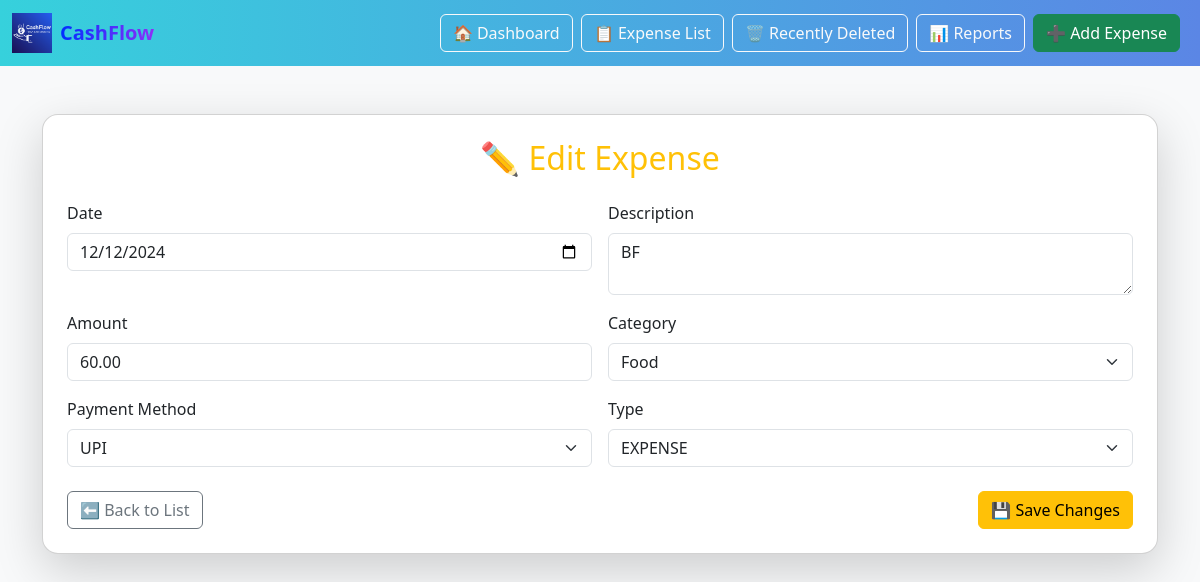
The app's page /edit/10/ with its own data.
### expenses/models.py (models this page shows, shortened)
class Expense(models.Model):
    CATEGORY_CHOICES = [
        ('food', 'Food'),
        ('travel', 'Travel'),
        ('shopping', 'Shopping'),
        ('entertainment', 'Entertainment'),
        ('other', 'Other'),
    ]
    PAYMENT_CHOICES = [
        ('cash', 'CASH'),
        ('card', 'CARD'),
        ('upi', 'UPI'),
    ]
    TYPE_CHOICES = [
        ('expense', 'EXPENSE'),
        ('income', 'INCOME'),
    ]
    description = models.CharField(max_length=255)
    amount = models.DecimalField(max_digits=10, decimal_places=2)
    category = models.CharField(max_length=50, choices=CATEGORY_CHOICES)
    payment_method = models.CharField(max_length=50, choices=PAYMENT_CHOICES, default='upi')
    type = models.CharField(max_length=10, choices=TYPE_CHOICES, default='expense')
    date = models.DateField()
    is_deleted = models.BooleanField(default=False)

### expenses/views.py (the view)
# urls.py: path("edit/<str:expense_id>/", views.edit_expense, name="edit_expense"),
def edit_expense(request, expense_id):
    expense = get_object_or_404(Expense, id=expense_id)
    if request.method == 'POST':
        form = ExpenseForm(request.POST, instance=expense)
        if form.is_valid():
            form.save()
            return redirect('expense_list')
    else:
        form = ExpenseForm(instance=expense)
    return render(request, 'expenses/edit_expense.html', {'form': form})

### expenses/forms.py
class ExpenseForm(forms.ModelForm):
    class Meta:
        model = Expense
        fields = ['date', 'category', 'description', 'payment_method', 'amount', 'type']
        widgets = {
            'date': forms.DateInput(attrs={'type': 'date'}),
            'description': forms.Textarea(attrs={'rows': 2}),
        }

### expenses/templates/expenses/edit_expense.html (shortened to what this page needs)
{% load widget_tweaks %}
{% load static %}
<!DOCTYPE html>
<html lang="en">
<head>
    <link href="https://cdn.jsdelivr.net/npm/bootstrap@5.3.0/dist/css/bootstrap.min.css" rel="stylesheet">
</head>
<body class="bg-light">
<nav class="navbar navbar-expand-lg navbar-dark"
     style="background: linear-gradient(90deg, #36d1dc, #5b86e5);">
    <div class="container-fluid">
        <a class="navbar-brand d-flex align-items-center" href="{% url 'dashboard' %}">
                <img src="{% static 'expenses/CashFlow.png' %}" alt="CashFlow Logo" height="40" class="me-2">
                <span class="brand-gradient">CashFlow</span>
            </a>
        <div class="d-flex">
            <a href="{% url 'dashboard' %}" class="btn btn-outline-light me-2">🏠 Dashboard</a>
            <a href="{% url 'expense_list' %}" class="btn btn-outline-light me-2">📋 Expense List</a>
            <a href="{% url 'recently_deleted' %}" class="btn btn-outline-light me-2">🗑 Recently Deleted</a>
            <a href="{% url 'reports' %}" class="btn btn-outline-light me-2">📊 Reports</a>
            <a href="{% url 'add_expense' %}" class="btn btn-success me-2">➕ Add Expense</a>
        </div>
    </div>
</nav>
    <div class="container mt-5">
        <div class="card shadow-lg p-4 rounded-4">
            <h2 class="text-center mb-4 text-warning">✏ Edit Expense</h2>
            <form method="POST" id="editExpenseForm" class="row g-3">
                <div class="col-md-6">
                    <label for="id_date" class="form-label">Date</label>
                    {{ form.date|add_class:"form-control" }}
                </div>
                <div class="col-md-6">
                    <label for="id_description" class="form-label">Description</label>
                    {{ form.description|add_class:"form-control" }}
                </div>
                <div class="col-md-6">
                    <label for="id_amount" class="form-label">Amount</label>
                    {{ form.amount|add_class:"form-control" }}
                </div>
                <div class="col-md-6">
                    <label for="id_category" class="form-label">Category</label>
                    {{ form.category|add_class:"form-select" }}
                </div>
                <div class="col-md-6">
                    <label for="id_payment_method" class="form-label">Payment Method</label>
                    {{ form.payment_method|add_class:"form-select" }}
                </div>
                <div class="col-md-6">
                    <label for="id_type" class="form-label">Type</label>
                    {{ form.type|add_class:"form-select" }}
                </div>
                <div class="d-flex justify-content-between mt-4">
                    <a href="{% url 'expense_list' %}" class="btn btn-outline-secondary">⬅ Back to List</a>
                    <button type="button" class="btn btn-warning" data-bs-toggle="modal" data-bs-target="#saveModal">
                        💾 Save Changes
                    </button>
                </div>
            </form>
        </div>
    </div>
</body>
</html>

### expenses/templates/expenses/edit_expense.html (style rules this page uses)
.brand-gradient { background: linear-gradient(90deg, #002fff, #8d2ff8); -webkit-background-clip: text; -webkit-text-fill-color: transparent; font-weight: bold; }

### records on screen
Expense: date "12/12/2024", description "BF", amount "60.00", category "Food", payment_method "UPI", type "EXPENSE"
